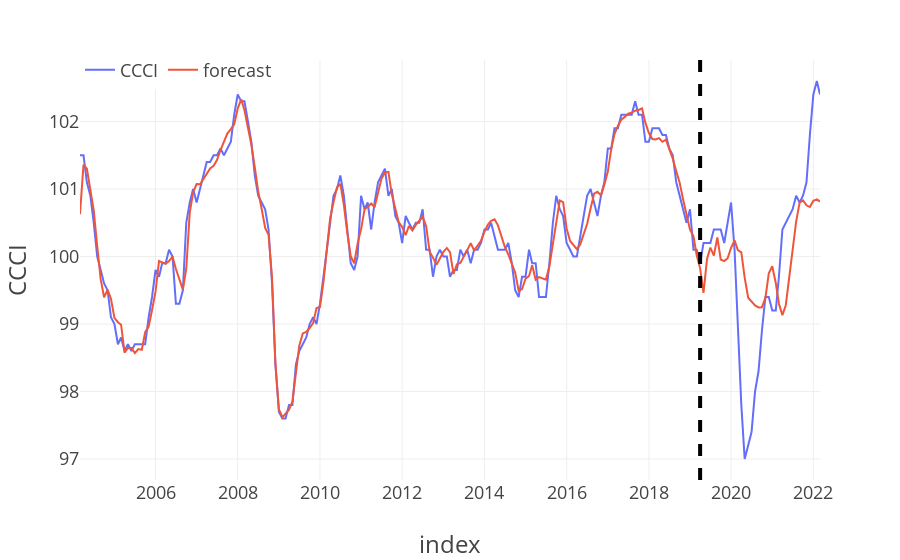

Notebook source saved alongside this figure:
### Markdown cell above
## Plot

### Code cell
fig = px.line(df_out, labels=dict(Date="Date", value=target))
fig.add_vline(x=test_start, line_width=4, line_dash="dash")
fig.update_layout(
    template=plot_template, legend=dict(orientation='h', y=1.02, title_text="")
)
fig.show()

### Figure 1 — Plotly figure (JSON) as saved in the notebook; plotly's stock layout.template omitted (floating-point values rounded to 4 significant figures; data arrays with more than 128 entries replaced by an {"elided": "..."} marker saying what was removed)
{"data": [{"hovertemplate": "variable=CCCI<br>index=%{x}<br>CCCI=%{y}<extra></extra>", "legendgroup": "CCCI", "line": {"color": "#636efa", "dash": "solid"}, "marker": {"symbol": "circle"}, "mode": "lines", "name": "CCCI", "orientation": "v", "showlegend": true, "type": "scatter", "x": {"elided": "217 str values"}, "xaxis": "x", "y": {"elided": "217 float values"}, "yaxis": "y"}, {"hovertemplate": "variable=forecast<br>index=%{x}<br>CCCI=%{y}<extra></extra>", "legendgroup": "forecast", "line": {"color": "#EF553B", "dash": "solid"}, "marker": {"symbol": "circle"}, "mode": "lines", "name": "forecast", "orientation": "v", "showlegend": true, "type": "scatter", "x": {"elided": "217 str values"}, "xaxis": "x", "y": {"elided": "217 float values"}, "yaxis": "y"}], "layout": {"legend": {"orientation": "h", "title": {"text": ""}, "tracegroupgap": 0, "y": 1.02}, "margin": {"t": 60}, "shapes": [{"line": {"dash": "dash", "width": 4}, "type": "line", "x0": "2019-04-01", "x1": "2019-04-01", "xref": "x", "y0": 0, "y1": 1, "yref": "y domain"}], "xaxis": {"anchor": "y", "domain": [0, 1], "title": {"text": "index"}}, "yaxis": {"anchor": "x", "domain": [0, 1], "title": {"text": "CCCI"}}}}
